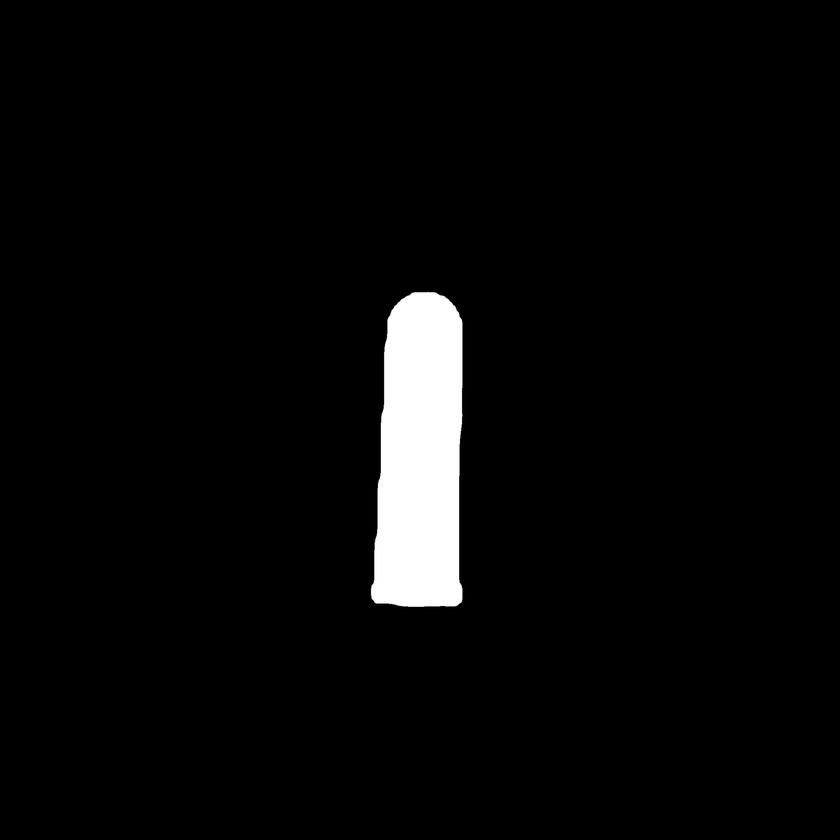
#> input picture data/cropped_outputs/10_mask.png, 840 x 840 px, shrunk from 2048 x 2048 before the run; its folder holds only this picture in this run
$ jupyter execute clean_all.ipynb
#> lines starting #> are read from the running program, lines starting #| are printed output that depends on the picture
[cell 1]
import cv2
import numpy as np
import os
import glob

[cell 2]
def enhance_image_with_clahe(img_path, output_dir):
    """
    Apply CLAHE enhancement to a single image
    """
#> called with img_path = 'data/cropped_outputs/10_mask.png'
    try:
        # Load the image in color
        img = cv2.imread(img_path)
#> img is the input picture: shape (840, 840, 3); min 0, max 255, mean 8.9
        if img is None:
            print(f"Could not load image: {img_path}")
            return False

        # Convert from BGR (OpenCV default) to RGB
        img_rgb = cv2.cvtColor(img, cv2.COLOR_BGR2RGB)

        # Split into R, G, B channels
        r, g, b = cv2.split(img_rgb)

        # Create CLAHE object
        clahe = cv2.createCLAHE(clipLimit=2.0, tileGridSize=(8, 8))

        # Apply CLAHE per channel
        r_clahe = clahe.apply(r)
        g_clahe = clahe.apply(g)
        b_clahe = clahe.apply(b)

        cleaned_rgb = cv2.merge([r_clahe, g_clahe, b_clahe])

        # Crop borders slightly to avoid edge artifacts (optional)
        height, width, _ = cleaned_rgb.shape
#> height = 840; width = 840
        cropped = cleaned_rgb[250:height-150, 100:width-50]
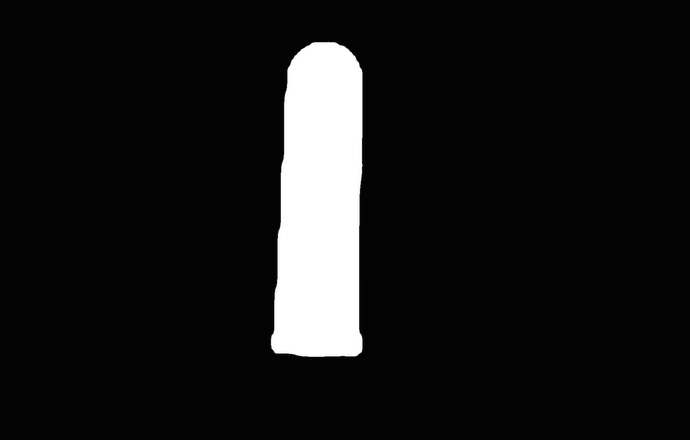
#> cropped: shape (440, 690, 3); min 3, max 255, mean 23.5

        # Convert back to BGR for saving with OpenCV
        output_img = cv2.cvtColor(cropped, cv2.COLOR_RGB2BGR)

        # Create output filename
        base_name = os.path.splitext(os.path.basename(img_path))[0]
        output_path = os.path.join(output_dir, f"{base_name}_enhanced.png")

        # Save the result
        cv2.imwrite(output_path, output_img)
        print(f"Enhanced: {img_path} -> {output_path}")
        return True

    except Exception as e:
        print(f"Error processing {img_path}: {str(e)}")
        return False
